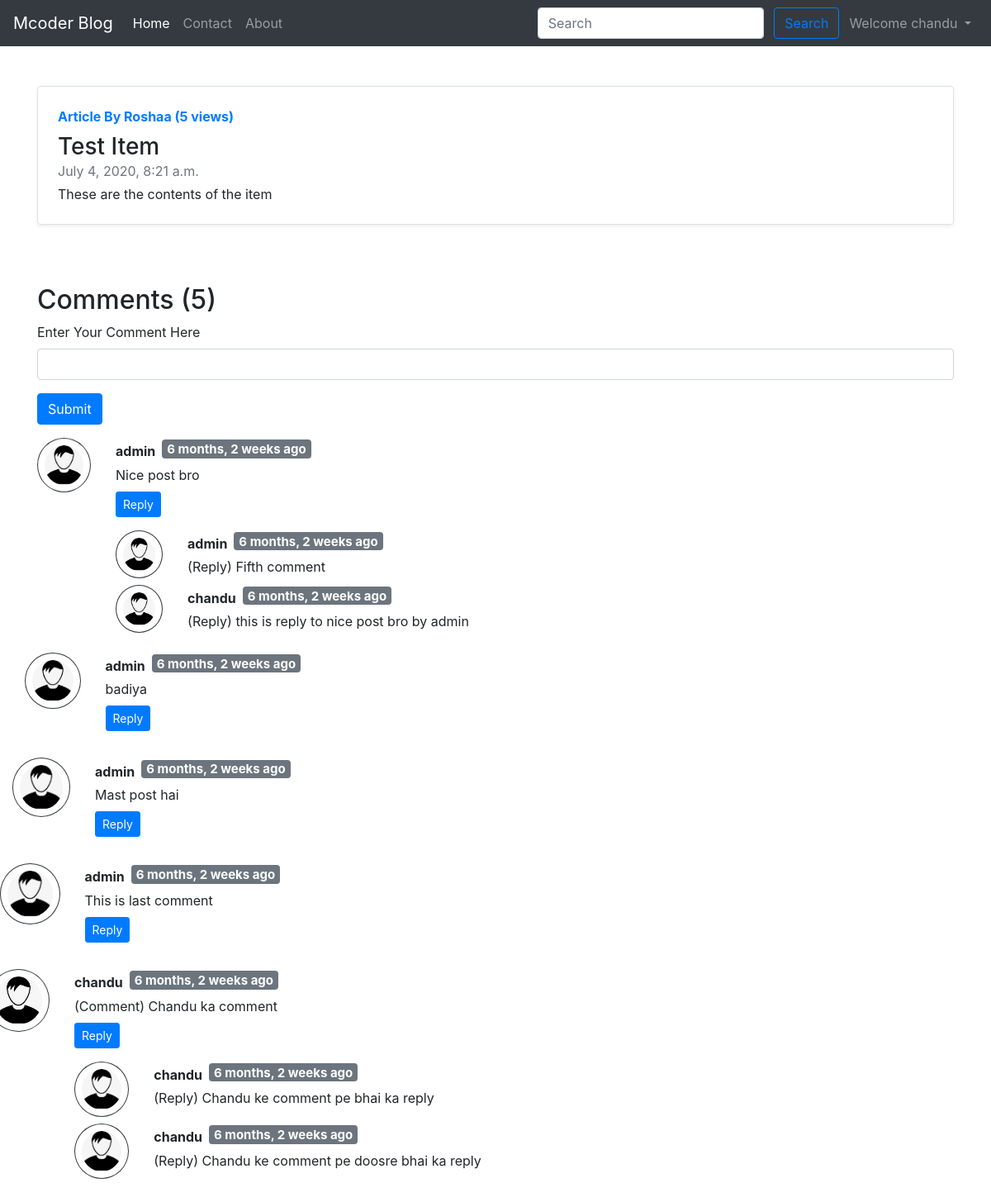
Screenshot of /blog/first-item (signed in) with the database file from the repository.
### blog/models.py (models this page shows, shortened)
class Post(models.Model):
    sno = models.AutoField(primary_key=True)
    title = models.CharField(max_length=100,default='')
    content = models.TextField(default='')
    author = models.CharField(max_length=50, default='')
    slug = models.CharField(max_length=100, default='')
    views = models.IntegerField(default=0)
    timestamp = models.DateTimeField(blank=True)

class BlogComment(models.Model):
    sno = models.AutoField(primary_key=True)
    comment = models.TextField()
    user = models.ForeignKey(User,on_delete=models.CASCADE)
    post = models.ForeignKey(Post, on_delete=models.CASCADE)
    parent = models.ForeignKey('self', on_delete=models.CASCADE,null=True)
    timestamp = models.DateTimeField(default=now)
    def __str__(self):
        return self.comment[0:10] + '....  by ' +  self.user.username

### blog/views.py (the view)
# urls.py: path('<str:slug>', views.blogpost),
def blogpost(request,slug):
    post = Post.objects.filter(slug=slug).first()
    post.views = post.views + 1
    post.save()
    comments = BlogComment.objects.filter(post=post,parent=None)
    replies = BlogComment.objects.filter(post=post).exclude(parent=None)
    replyDict = {}
    for reply in replies:
        if reply.parent.sno not in replyDict.keys():
            replyDict[reply.parent.sno] = [reply]
        else:
            replyDict[reply.parent.sno].append(reply)
    params = { 'post' : post, 'comments' : comments, 'user' : request.user, 'replyDict' : replyDict }
    return render(request, "blog/blogpost.html",params)

### blog/templatetags/customfilters.py (called while the page is built)
@register.filter(name='getReplyListFromReplyDict')
def getReplyListFromReplyDict(replyDict,comment_sno):
    return replyDict.get(comment_sno)

### templates/blog/blogpost.html (shortened to what this page needs)
{% extends 'blog/basic.html' %}
{% block body %}
{% load static %}
{% load humanize %}
{% load customfilters %}
<div class="container">
    <div class="row">
        <div class="col-md-12 my-5">
            <div class="row no-gutters border rounded overflow-hidden flex-md-row mb-4 shadow-sm h-md-250 position-relative">
                <div class="col p-4 d-flex flex-column position-static">
                    <strong class="d-inline-block mb-2 text-primary">Article By {{ post.author }} ({{ post.views }} views)</strong>
                    <h3 class="mb-0">{{ post.title }}</h3>
                    <div class="mb-1 text-muted">{{ post.timestamp }}</div>
                    <p class="card-text mb-auto">{{ post.content|safe }}</p>
                </div>
            </div>
        </div>
    </div>
    <h2>Comments ({{ comments.count }})</h2>
    <div class="my-2">
        {% if user.is_authenticated %}
        <form method="post" action="/blog/postcomment/">
            <div class="form-group">
                <label for="comment">Enter Your Comment Here</label>
                <input type="text" class="form-control" id="comment" name="comment">
            </div>
            <button type="submit" class="btn btn-primary">Submit</button>
        </form>
        {% else %}
        <p>
            <h5>Please login to post a comment</h5>
        </p>
        {% endif %}
    </div>
    {% for comment in comments %}
    <div class="row my-3">
        <div class="col-md-1">
            <img class="w-100 p-2 rounded-circle border border-dark" src="{% static '/images/user.jpg' %}">
        </div>
        <div class="col-md-11">
            <div class="form-inline">
                <b>{{ comment.user.username }} </b>
                <h5><span class="badge badge-secondary mx-2">{{ comment.timestamp|naturaltime }}</span></h5>
            </div>
            <div>
                {{ comment.comment }}
            </div>
        <div class="my-2 reply">
        {% if user.is_authenticated %}
          <p>
            <a class="btn btn-primary btn-sm" data-toggle="collapse" href="#replyBox{{ comment.sno }}" role="button" aria-expanded="false" aria-controls="replyBox{{ comment.sno }}">
              Reply
            </a>
          </p>
          {% else %}
          <p>
            <button class="btn btn-primary btn-sm" data-toggle="collapse" aria-expanded="false" disabled >
              Login to Reply
            </button>
          </p>
          {% endif %}
          <div class="my-2">
            {% for reply in replyDict|getReplyListFromReplyDict:comment.sno  %}
            <div class="row my-2">
                <div class="col-md-1">
                    <img class="w-100 p-2 rounded-circle border border-dark" src="{% static '/images/user.jpg' %}">
                </div>
                <div class="col-md-11">
                      <div class="form-inline">
                          <b>{{ reply.user.username }} </b>
                          <h5><span class="badge badge-secondary mx-2">{{ reply.timestamp|naturaltime }}</span></h5>
                      </div>
                      <div>
                          {{ reply.comment }}
                      </div>
                </div>
            </div>
            {% endfor %}
      </div>
        </div>
    </div>
    {% endfor %}
</div>
{% endblock body %}
{% block activeHome %}
active
{% endblock %}

### templates/blog/basic.html (shortened to what this page needs)
<!doctype html>
<html lang="en">
  <head>
    <link rel="stylesheet" href="https://stackpath.bootstrapcdn.com/bootstrap/4.5.0/css/bootstrap.min.css">
  </head>
  <body>
<nav class="navbar navbar-expand-lg navbar-dark bg-dark">
  <a class="navbar-brand" href="/blog/">Mcoder Blog</a>
  <div class="collapse navbar-collapse" id="navbarSupportedContent">
    <ul class="navbar-nav mr-auto">
      <li class="nav-item {% block activeHome %} {% endblock %}">
        <a class="nav-link" href="/blog/">Home <span class="sr-only">(current)</span></a>
      </li>
      <li class="nav-item {% block activeContact %} {% endblock %}">
        <a class="nav-link" href="/contact">Contact</a>
      </li>
      <li class="nav-item {% block activeAbout %} {% endblock %}">
        <a class="nav-link" href="/about">About</a>
      </li>
    </ul>
<div class="form-inline">
    <form class="my-2 my-lg-0 mx-1" method="post" action="/search/">
      <input class="form-control mr-sm-2" type="search" placeholder="Search" aria-label="Search" name="search" id="search">
      <button class="btn btn-outline-primary my-2 my-sm-0" type="submit">Search</button>
    </form>
{% if user.is_authenticated %}
<div class="collapse navbar-collapse">
    <ul class="navbar-nav ml-auto">
<li class="nav-item dropdown">
        <a class="nav-link dropdown-toggle" href="#" id="navbarDropdown" role="button" data-toggle="dropdown" aria-haspopup="true" aria-expanded="false">
         Welcome {{ user }}
        </a>
      </li>
</ul>
</div>
{% endif %}
</div>
  </div>
</nav>
{% block body %}
{% endblock body %}
  </body>
</html>

### rows the page displays
Post: author "Roshaa", views "5", title "Test Item", timestamp "July 4, 2020, 8:21 a.m.", content "These are the contents of the item"
BlogComment: user.username "admin", timestamp "6 months, 2 weeks ago", comment "Nice post bro"
BlogComment: user.username "admin", timestamp "6 months, 2 weeks ago", comment "(Reply) Fifth comment"
BlogComment: user.username "chandu", timestamp "6 months, 2 weeks ago", comment "(Reply) this is reply to nice post bro by admin"
BlogComment: user.username "admin", timestamp "6 months, 2 weeks ago", comment "badiya"
BlogComment: user.username "admin", timestamp "6 months, 2 weeks ago", comment "Mast post hai"
BlogComment: user.username "admin", timestamp "6 months, 2 weeks ago", comment "This is last comment"
BlogComment: user.username "chandu", timestamp "6 months, 2 weeks ago", comment "(Comment) Chandu ka comment"
BlogComment: user.username "chandu", timestamp "6 months, 2 weeks ago", comment "(Reply) Chandu ke comment pe bhai ka reply"
BlogComment: user.username "chandu", timestamp "6 months, 2 weeks ago", comment "(Reply) Chandu ke comment pe doosre bhai ka reply"

### other values shown
{{ user }} "chandu"
{{ comments.count }} "5"
